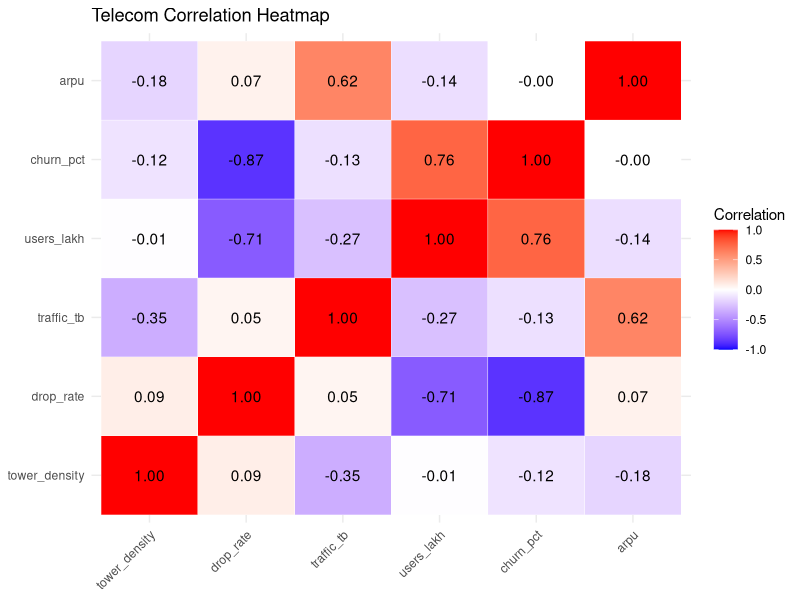

R code for this plot:
library(ggplot2)

set.seed(1210125)
n <- 30
f1 <- rnorm(n)
f2 <- rnorm(n)
tower_density <- round(rnorm(n, 14.0, 4.0), 1)
drop_rate <- round(2.6 + 0.7 *
                     (-0.90 * f1 + 0.43 * rnorm(n)), 1)
traffic_tb <- round(320 + 70.0 *
                      (0.86 * f2 + 0.51 * rnorm(n)), 0)
users_lakh <- round(24.0 + 6.0 *
                      (0.77 * f1 + 0.64 * rnorm(n)), 1)
churn_pct <- round(1.8 + 0.5 *
                     (0.90 * f1 + 0.44 * rnorm(n)), 1)
arpu <- round(185 + 25.0 *
                (0.77 * f2 + 0.64 * rnorm(n)), 0)

df <- data.frame(tower_density, drop_rate,
                 traffic_tb, users_lakh,
                 churn_pct, arpu)

# 1. Correlation matrix
C <- cor(df)
print(round(C, 2))

# 2. Correlogram
cm <- as.data.frame(as.table(round(C, 2)))
names(cm) <- c("Var1", "Var2", "Correlation")

ggplot(cm, aes(Var1, Var2, fill = Correlation)) +
  geom_tile(colour = "white") +
  geom_text(aes(label = sprintf("%.2f", Correlation))) +
  scale_fill_gradient2(
    low = "blue", mid = "white", high = "red",
    midpoint = 0, limits = c(-1, 1)
  ) +
  labs(title = "Telecom Correlation Heatmap",
       x = NULL, y = NULL, fill = "Correlation") +
  theme_minimal() +
  theme(axis.text.x =
          element_text(angle = 45, hjust = 1))

# 3. Two strongest pairs by absolute correlation
pairs <- which(upper.tri(C), arr.ind = TRUE)
pair_df <- data.frame(
  Variable1 = rownames(C)[pairs[, 1]],
  Variable2 = colnames(C)[pairs[, 2]],
  r = C[pairs]
)
pair_df <- pair_df[order(abs(pair_df$r),
                         decreasing = TRUE), ]
cat("Two strongest pairs:\n")
print(head(pair_df, 2), row.names = FALSE)

# 4. Weakest pair
cat("Weakest pair:\n")
print(tail(pair_df, 1), row.names = FALSE)

# 5. Recommendation
cat("Recommendation: Monitor strongly related telecom measures together and investigate unexpected negative relationships.\n")
